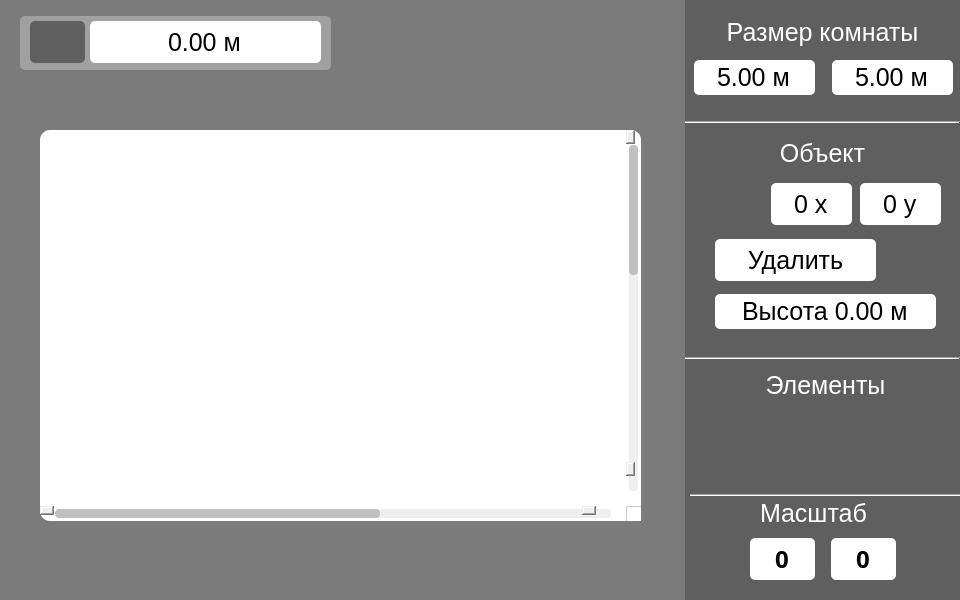
<?xml version="1.0" encoding="UTF-8"?>
<ui version="4.0">
 <class>MainWindow</class>
 <widget class="QMainWindow" name="MainWindow">
  <property name="geometry">
   <rect>
    <x>0</x>
    <y>0</y>
    <width>960</width>
    <height>600</height>
   </rect>
  </property>
  <property name="sizePolicy">
   <sizepolicy hsizetype="Fixed" vsizetype="Fixed">
    <horstretch>0</horstretch>
    <verstretch>0</verstretch>
   </sizepolicy>
  </property>
  <property name="windowTitle">
   <string>MainWindow</string>
  </property>
  <property name="windowIcon">
   <iconset>
    <normaloff>../icons/wind_icon.svg</normaloff>../icons/wind_icon.svg</iconset>
  </property>
  <property name="styleSheet">
   <string notr="true">QScrollBar:horizontal  {
        height: 15px;
        margin: 3px 15px 3px 15px;
        border: 1px transparent   #c5c5c5;
        border-radius: 4px;
        background-color: none;    /*  #c5c5c5; */
    }

    QScrollBar::handle:horizontal
    {
        background-color: silver;      /* #9d9d9d; */
        min-width: 5px;
        border-radius: 4px;
    }

    QScrollBar::add-line:horizontal
    {
        margin: 0px 3px 0px 3px;
        border-image: url(:/qss_icons/rc/right_arrow_disabled.png);
        width: 10px;
        height: 10px;
        subcontrol-position: right;
        subcontrol-origin: margin;
    }

    QScrollBar::sub-line:horizontal
    {
        margin: 0px 3px 0px 3px;
        border-image: url(:/qss_icons/rc/left_arrow_disabled.png);
        height: 10px;
        width: 10px;
        subcontrol-position: left;
        subcontrol-origin: margin;
    }

    QScrollBar::add-line:horizontal:hover,QScrollBar::add-line:horizontal:on
    {
        border-image: url(:/qss_icons/rc/right_arrow.png);
        height: 10px;
        width: 10px;
        subcontrol-position: right;
        subcontrol-origin: margin;
    }


    QScrollBar::sub-line:horizontal:hover, QScrollBar::sub-line:horizontal:on
    {
        border-image: url(:/qss_icons/rc/left_arrow.png);
        height: 10px;
        width: 10px;
        subcontrol-position: left;
        subcontrol-origin: margin;
    }

    QScrollBar::up-arrow:horizontal, QScrollBar::down-arrow:horizontal
    {
        background: none;
    }


    QScrollBar::add-page:horizontal, QScrollBar::sub-page:horizontal
    {
        background: none;
    }

    QScrollBar:vertical
    {
        background-color:none;  /*  #c5c5c5; */
        width: 15px;
        margin: 15px 3px 15px 3px;
        border: 1px transparent #adadad;
        border-radius: 4px;
    }

    QScrollBar::handle:vertical
    {
        background-color:silver;         /*  #c5c5c5; */
        min-height: 5px;
        border-radius: 4px;
    }

    QScrollBar::sub-line:vertical
    {
        margin: 3px 0px 3px 0px;
        border-image: url(:/qss_icons/rc/up_arrow_disabled.png);
        height: 10px;
        width: 10px;
        subcontrol-position: top;
        subcontrol-origin: margin;
    }

    QScrollBar::add-line:vertical
    {
        margin: 3px 0px 3px 0px;
        border-image: url(:/qss_icons/rc/down_arrow_disabled.png);
        height: 10px;
        width: 10px;
        subcontrol-position: bottom;
        subcontrol-origin: margin;
    }

    QScrollBar::sub-line:vertical:hover,QScrollBar::sub-line:vertical:on
    {
        border-image: url(:/qss_icons/rc/up_arrow.png);
        height: 10px;
        width: 10px;
        subcontrol-position: top;
        subcontrol-origin: margin;
    }

    QScrollBar::add-line:vertical:hover, QScrollBar::add-line:vertical:on
    {
        border-image: url(:/qss_icons/rc/down_arrow.png);
        height: 10px;
        width: 10px;
        subcontrol-position: bottom;
        subcontrol-origin: margin;
    }

    QScrollBar::up-arrow:vertical, QScrollBar::down-arrow:vertical
    {
        background: none;
    }

    QScrollBar::add-page:vertical, QScrollBar::sub-page:vertical
    {
        background: none;
    }
</string>
  </property>
  <widget class="QWidget" name="centralwidget">
   <widget class="QLabel" name="background_parametrs">
    <property name="geometry">
     <rect>
      <x>685</x>
      <y>0</y>
      <width>275</width>
      <height>600</height>
     </rect>
    </property>
    <property name="styleSheet">
     <string notr="true">QLabel{
background-color: rgb(95, 95, 95);
}

QDoubleSpinBox{}</string>
    </property>
    <property name="text">
     <string/>
    </property>
   </widget>
   <widget class="QLabel" name="size">
    <property name="geometry">
     <rect>
      <x>692</x>
      <y>14</y>
      <width>261</width>
      <height>36</height>
     </rect>
    </property>
    <property name="font">
     <font>
      <pointsize>-1</pointsize>
     </font>
    </property>
    <property name="styleSheet">
     <string notr="true">QLabel{
background-color:  none;
color: white;
font-size: 25px;
}</string>
    </property>
    <property name="text">
     <string>Размер комнаты</string>
    </property>
    <property name="alignment">
     <set>Qt::AlignCenter</set>
    </property>
   </widget>
   <widget class="QDoubleSpinBox" name="field_size_x_m">
    <property name="geometry">
     <rect>
      <x>694</x>
      <y>60</y>
      <width>121</width>
      <height>35</height>
     </rect>
    </property>
    <property name="font">
     <font>
      <pointsize>-1</pointsize>
     </font>
    </property>
    <property name="styleSheet">
     <string notr="true">#field_size_x_m{
border-radius: 5px;
background-color: rgb(255, 255, 255);
font-size: 25px;

}</string>
    </property>
    <property name="alignment">
     <set>Qt::AlignCenter</set>
    </property>
    <property name="buttonSymbols">
     <enum>QAbstractSpinBox::NoButtons</enum>
    </property>
    <property name="suffix">
     <string> м</string>
    </property>
    <property name="minimum">
     <double>1.000000000000000</double>
    </property>
    <property name="value">
     <double>5.000000000000000</double>
    </property>
   </widget>
   <widget class="QDoubleSpinBox" name="field_size_y_m">
    <property name="geometry">
     <rect>
      <x>832</x>
      <y>60</y>
      <width>121</width>
      <height>35</height>
     </rect>
    </property>
    <property name="font">
     <font>
      <pointsize>-1</pointsize>
     </font>
    </property>
    <property name="styleSheet">
     <string notr="true">#field_size_y_m{
border-radius: 5px;
background-color: rgb(255, 255, 255);
font-size: 25px;

}</string>
    </property>
    <property name="alignment">
     <set>Qt::AlignCenter</set>
    </property>
    <property name="buttonSymbols">
     <enum>QAbstractSpinBox::NoButtons</enum>
    </property>
    <property name="suffix">
     <string> м</string>
    </property>
    <property name="minimum">
     <double>1.000000000000000</double>
    </property>
    <property name="value">
     <double>5.000000000000000</double>
    </property>
   </widget>
   <widget class="Line" name="line">
    <property name="geometry">
     <rect>
      <x>685</x>
      <y>121</y>
      <width>275</width>
      <height>2</height>
     </rect>
    </property>
    <property name="styleSheet">
     <string notr="true">#line{
background-color: none;
color: white;
}</string>
    </property>
    <property name="orientation">
     <enum>Qt::Horizontal</enum>
    </property>
   </widget>
   <widget class="QLabel" name="object_name">
    <property name="geometry">
     <rect>
      <x>764</x>
      <y>135</y>
      <width>117</width>
      <height>36</height>
     </rect>
    </property>
    <property name="font">
     <font>
      <pointsize>-1</pointsize>
     </font>
    </property>
    <property name="styleSheet">
     <string notr="true">#object_name{
background-color:  none;
color: white;
font-size: 25px;

}</string>
    </property>
    <property name="text">
     <string>Объект</string>
    </property>
    <property name="alignment">
     <set>Qt::AlignCenter</set>
    </property>
   </widget>
   <widget class="QLabel" name="item_img">
    <property name="geometry">
     <rect>
      <x>715</x>
      <y>183</y>
      <width>42</width>
      <height>42</height>
     </rect>
    </property>
    <property name="autoFillBackground">
     <bool>false</bool>
    </property>
    <property name="styleSheet">
     <string notr="true">background-color:none;</string>
    </property>
    <property name="text">
     <string/>
    </property>
    <property name="scaledContents">
     <bool>true</bool>
    </property>
   </widget>
   <widget class="QSpinBox" name="obj_x">
    <property name="geometry">
     <rect>
      <x>771</x>
      <y>183</y>
      <width>81</width>
      <height>42</height>
     </rect>
    </property>
    <property name="font">
     <font>
      <pointsize>-1</pointsize>
     </font>
    </property>
    <property name="styleSheet">
     <string notr="true">border-radius: 5px;
background-color: rgb(255, 255, 255);
font-size: 25px;
</string>
    </property>
    <property name="alignment">
     <set>Qt::AlignCenter</set>
    </property>
    <property name="buttonSymbols">
     <enum>QAbstractSpinBox::NoButtons</enum>
    </property>
    <property name="suffix">
     <string> x</string>
    </property>
    <property name="maximum">
     <number>1000</number>
    </property>
   </widget>
   <widget class="QSpinBox" name="obj_y">
    <property name="geometry">
     <rect>
      <x>860</x>
      <y>183</y>
      <width>81</width>
      <height>42</height>
     </rect>
    </property>
    <property name="font">
     <font>
      <pointsize>-1</pointsize>
     </font>
    </property>
    <property name="styleSheet">
     <string notr="true">border-radius: 5px;
background-color: rgb(255, 255, 255);
font-size: 25px;
</string>
    </property>
    <property name="alignment">
     <set>Qt::AlignCenter</set>
    </property>
    <property name="buttonSymbols">
     <enum>QAbstractSpinBox::NoButtons</enum>
    </property>
    <property name="suffix">
     <string> y</string>
    </property>
    <property name="maximum">
     <number>1000</number>
    </property>
   </widget>
   <widget class="QPushButton" name="delete_btn">
    <property name="geometry">
     <rect>
      <x>715</x>
      <y>239</y>
      <width>161</width>
      <height>42</height>
     </rect>
    </property>
    <property name="font">
     <font>
      <pointsize>-1</pointsize>
     </font>
    </property>
    <property name="autoFillBackground">
     <bool>false</bool>
    </property>
    <property name="styleSheet">
     <string notr="true">QPushButton{
background-color: rgb(255, 255, 255);
border-radius: 5px;
font-size: 25px;
}

QPushButton:hover{
background-color: rgb(255, 140, 115);
}</string>
    </property>
    <property name="text">
     <string>Удалить</string>
    </property>
    <property name="icon">
     <iconset>
      <normaloff>../icons/delete.svg</normaloff>../icons/delete.svg</iconset>
    </property>
    <property name="iconSize">
     <size>
      <width>25</width>
      <height>25</height>
     </size>
    </property>
   </widget>
   <widget class="Line" name="line_2">
    <property name="geometry">
     <rect>
      <x>685</x>
      <y>357</y>
      <width>275</width>
      <height>2</height>
     </rect>
    </property>
    <property name="styleSheet">
     <string notr="true">#line_2{
background-color: none;
color: white;
}</string>
    </property>
    <property name="orientation">
     <enum>Qt::Horizontal</enum>
    </property>
   </widget>
   <widget class="QLabel" name="elements">
    <property name="geometry">
     <rect>
      <x>750</x>
      <y>367</y>
      <width>151</width>
      <height>36</height>
     </rect>
    </property>
    <property name="font">
     <font>
      <pointsize>-1</pointsize>
     </font>
    </property>
    <property name="styleSheet">
     <string notr="true">QLabel{
background-color:  none;
color: white;
font-size: 25px;

}</string>
    </property>
    <property name="text">
     <string>Элементы</string>
    </property>
    <property name="alignment">
     <set>Qt::AlignCenter</set>
    </property>
   </widget>
   <widget class="QListWidget" name="list">
    <property name="geometry">
     <rect>
      <x>710</x>
      <y>410</y>
      <width>251</width>
      <height>71</height>
     </rect>
    </property>
    <property name="sizePolicy">
     <sizepolicy hsizetype="Expanding" vsizetype="Ignored">
      <horstretch>0</horstretch>
      <verstretch>0</verstretch>
     </sizepolicy>
    </property>
    <property name="minimumSize">
     <size>
      <width>0</width>
      <height>0</height>
     </size>
    </property>
    <property name="mouseTracking">
     <bool>false</bool>
    </property>
    <property name="tabletTracking">
     <bool>false</bool>
    </property>
    <property name="focusPolicy">
     <enum>Qt::NoFocus</enum>
    </property>
    <property name="acceptDrops">
     <bool>false</bool>
    </property>
    <property name="layoutDirection">
     <enum>Qt::LeftToRight</enum>
    </property>
    <property name="autoFillBackground">
     <bool>false</bool>
    </property>
    <property name="styleSheet">
     <string notr="true">QListWidget{
border: 1px solid;
border-color: rgba(255, 255, 255, 0);
border-radius: 100px;
background-color: rgba(255, 255, 255, 0);
}
QListWidget::item{
background-color: rgba(255, 255, 255, 0);
}

QListWidget::item::hover{
background-color: rgba(255, 255, 255, 0);
outline: 0px;


}
QListWidget::item::selected{
outline: 0px;

}
QScrollBar:vertical {
	
	background-color: rgba(255, 255, 255, 0);
	border: none;
    width:8 px;
    margin: 15px 0px 15px 0;
	border-radius: 0px;
 }

/*  HANDLE BAR VERTICAL */
QScrollBar::handle:horizontal {

	background-color: rgb(255, 255, 255);
	min-height: 30px;
	border-radius: 7px;
}
QScrollBar::handle:horizontal:hover{	
	background-color: rgb(198, 198, 198);
}
QScrollBar::handle:horizontal:pressed {	
	background-color: rgb(138, 138, 138);
}

/* BTN TOP - SCROLLBAR */
QScrollBar::sub-line:horizontal {
	background-color: rgb(95, 95, 95);
	height: 15px;
	border-top-left-radius: 5px;
	border-top-right-radius: 5px;
	subcontrol-position: top;
	subcontrol-origin: margin;
}
QScrollBar::sub-line:horizontal:hover {	
	background-color: rgb(198, 198, 198);
}
QScrollBar::sub-line:horizontal:pressed {	
	background-color: rgb(138, 138, 138);
}

/* BTN BOTTOM - SCROLLBAR */
QScrollBar::add-line:horizontal {
	background-color:  rgb(95, 95, 95);
	height: 15px;
	border-typer: solid;
	border-bottom-left-radius: 25px;
	border-bottom-right-radius: 25px;
	subcontrol-position: bottom;
	subcontrol-origin: margin;
}
QScrollBar::add-line:horizontal:hover {	
	background-color: rgb(198, 198, 198);
}
QScrollBar::add-line:horizontal:pressed {	
	background-color: rgb(138, 138, 138);
}

/* RESET ARROW */
QScrollBar::up-arrow:horizontal, QScrollBar::down-arrow:horizontal {
	background: none;
}
QScrollBar::add-page:horizontal, QScrollBar::sub-page:horizontal {
	background: none;
}
</string>
    </property>
    <property name="frameShape">
     <enum>QFrame::StyledPanel</enum>
    </property>
    <property name="frameShadow">
     <enum>QFrame::Sunken</enum>
    </property>
    <property name="lineWidth">
     <number>1</number>
    </property>
    <property name="verticalScrollBarPolicy">
     <enum>Qt::ScrollBarAlwaysOff</enum>
    </property>
    <property name="horizontalScrollBarPolicy">
     <enum>Qt::ScrollBarAsNeeded</enum>
    </property>
    <property name="autoScroll">
     <bool>true</bool>
    </property>
    <property name="autoScrollMargin">
     <number>16</number>
    </property>
    <property name="showDropIndicator" stdset="0">
     <bool>true</bool>
    </property>
    <property name="dragEnabled">
     <bool>false</bool>
    </property>
    <property name="dragDropMode">
     <enum>QAbstractItemView::NoDragDrop</enum>
    </property>
    <property name="defaultDropAction">
     <enum>Qt::CopyAction</enum>
    </property>
    <property name="alternatingRowColors">
     <bool>false</bool>
    </property>
    <property name="selectionMode">
     <enum>QAbstractItemView::NoSelection</enum>
    </property>
    <property name="selectionBehavior">
     <enum>QAbstractItemView::SelectItems</enum>
    </property>
    <property name="iconSize">
     <size>
      <width>56</width>
      <height>56</height>
     </size>
    </property>
    <property name="textElideMode">
     <enum>Qt::ElideLeft</enum>
    </property>
    <property name="verticalScrollMode">
     <enum>QAbstractItemView::ScrollPerItem</enum>
    </property>
    <property name="movement">
     <enum>QListView::Static</enum>
    </property>
    <property name="flow">
     <enum>QListView::LeftToRight</enum>
    </property>
    <property name="isWrapping" stdset="0">
     <bool>false</bool>
    </property>
    <property name="resizeMode">
     <enum>QListView::Fixed</enum>
    </property>
    <property name="layoutMode">
     <enum>QListView::SinglePass</enum>
    </property>
    <property name="spacing">
     <number>0</number>
    </property>
    <property name="gridSize">
     <size>
      <width>80</width>
      <height>0</height>
     </size>
    </property>
    <property name="viewMode">
     <enum>QListView::ListMode</enum>
    </property>
    <property name="modelColumn">
     <number>0</number>
    </property>
    <property name="uniformItemSizes">
     <bool>true</bool>
    </property>
    <property name="batchSize">
     <number>100</number>
    </property>
    <property name="wordWrap">
     <bool>false</bool>
    </property>
    <property name="selectionRectVisible">
     <bool>false</bool>
    </property>
    <property name="sortingEnabled">
     <bool>false</bool>
    </property>
    <item>
     <property name="text">
      <string/>
     </property>
     <property name="icon">
      <iconset>
       <normaloff>../icons/on_list/power socket.svg</normaloff>../icons/on_list/power socket.svg</iconset>
     </property>
    </item>
    <item>
     <property name="text">
      <string/>
     </property>
     <property name="icon">
      <iconset>
       <normaloff>../icons/on_list/electric panel.svg</normaloff>../icons/on_list/electric panel.svg</iconset>
     </property>
    </item>
    <item>
     <property name="text">
      <string/>
     </property>
     <property name="icon">
      <iconset>
       <normaloff>../icons/on_list/wire.svg</normaloff>../icons/on_list/wire.svg</iconset>
     </property>
    </item>
   </widget>
   <widget class="QDoubleSpinBox" name="obj_height">
    <property name="geometry">
     <rect>
      <x>715</x>
      <y>294</y>
      <width>221</width>
      <height>35</height>
     </rect>
    </property>
    <property name="font">
     <font>
      <pointsize>-1</pointsize>
     </font>
    </property>
    <property name="styleSheet">
     <string notr="true">#obj_height{
border-radius: 5px;
background-color: rgb(255, 255, 255);
font-size: 25px;

}</string>
    </property>
    <property name="alignment">
     <set>Qt::AlignCenter</set>
    </property>
    <property name="buttonSymbols">
     <enum>QAbstractSpinBox::NoButtons</enum>
    </property>
    <property name="prefix">
     <string>Высота </string>
    </property>
    <property name="suffix">
     <string> м</string>
    </property>
    <property name="minimum">
     <double>0.000000000000000</double>
    </property>
    <property name="maximum">
     <double>10.000000000000000</double>
    </property>
   </widget>
   <widget class="Line" name="line_3">
    <property name="geometry">
     <rect>
      <x>690</x>
      <y>494</y>
      <width>275</width>
      <height>2</height>
     </rect>
    </property>
    <property name="styleSheet">
     <string notr="true">#line_3{
background-color: none;
color: white;
}</string>
    </property>
    <property name="orientation">
     <enum>Qt::Horizontal</enum>
    </property>
   </widget>
   <widget class="QLabel" name="scale">
    <property name="geometry">
     <rect>
      <x>760</x>
      <y>495</y>
      <width>131</width>
      <height>36</height>
     </rect>
    </property>
    <property name="font">
     <font>
      <pointsize>-1</pointsize>
     </font>
    </property>
    <property name="styleSheet">
     <string notr="true">QLabel{
background-color:  none;
color: white;
font-size: 25px;

}</string>
    </property>
    <property name="text">
     <string>Масштаб</string>
    </property>
   </widget>
   <widget class="QSpinBox" name="scale_first">
    <property name="enabled">
     <bool>true</bool>
    </property>
    <property name="geometry">
     <rect>
      <x>750</x>
      <y>538</y>
      <width>65</width>
      <height>42</height>
     </rect>
    </property>
    <property name="font">
     <font>
      <family>Arial Black</family>
      <pointsize>18</pointsize>
      <weight>75</weight>
      <bold>true</bold>
     </font>
    </property>
    <property name="styleSheet">
     <string notr="true">border-radius: 5px;
background-color: rgb(255, 255, 255);</string>
    </property>
    <property name="alignment">
     <set>Qt::AlignCenter</set>
    </property>
    <property name="readOnly">
     <bool>true</bool>
    </property>
    <property name="buttonSymbols">
     <enum>QAbstractSpinBox::NoButtons</enum>
    </property>
   </widget>
   <widget class="QSpinBox" name="scale_first_2">
    <property name="geometry">
     <rect>
      <x>831</x>
      <y>538</y>
      <width>65</width>
      <height>42</height>
     </rect>
    </property>
    <property name="font">
     <font>
      <family>Arial Black</family>
      <pointsize>18</pointsize>
      <weight>75</weight>
      <bold>true</bold>
     </font>
    </property>
    <property name="styleSheet">
     <string notr="true">border-radius: 5px;
background-color: rgb(255, 255, 255);</string>
    </property>
    <property name="alignment">
     <set>Qt::AlignCenter</set>
    </property>
    <property name="readOnly">
     <bool>true</bool>
    </property>
    <property name="buttonSymbols">
     <enum>QAbstractSpinBox::NoButtons</enum>
    </property>
   </widget>
   <widget class="QLabel" name="double_points">
    <property name="geometry">
     <rect>
      <x>820</x>
      <y>549</y>
      <width>16</width>
      <height>31</height>
     </rect>
    </property>
    <property name="font">
     <font>
      <family>Arial Black</family>
      <pointsize>19</pointsize>
      <weight>75</weight>
      <bold>true</bold>
     </font>
    </property>
    <property name="styleSheet">
     <string notr="true">QLabel{
background-color:  none;
color: white;
}</string>
    </property>
    <property name="text">
     <string/>
    </property>
    <property name="pixmap">
     <pixmap>../icons/two_dots.png</pixmap>
    </property>
   </widget>
   <widget class="QDoubleSpinBox" name="lenght">
    <property name="geometry">
     <rect>
      <x>90</x>
      <y>21</y>
      <width>231</width>
      <height>42</height>
     </rect>
    </property>
    <property name="font">
     <font>
      <pointsize>-1</pointsize>
     </font>
    </property>
    <property name="styleSheet">
     <string notr="true">#lenght{
border-radius: 5px;
background-color: rgb(255, 255, 255);
font-size: 25px;
}</string>
    </property>
    <property name="alignment">
     <set>Qt::AlignCenter</set>
    </property>
    <property name="buttonSymbols">
     <enum>QAbstractSpinBox::NoButtons</enum>
    </property>
    <property name="prefix">
     <string/>
    </property>
    <property name="suffix">
     <string> м</string>
    </property>
    <property name="minimum">
     <double>0.000000000000000</double>
    </property>
    <property name="maximum">
     <double>10000.000000000000000</double>
    </property>
   </widget>
   <widget class="QGraphicsView" name="view">
    <property name="geometry">
     <rect>
      <x>40</x>
      <y>130</y>
      <width>601</width>
      <height>391</height>
     </rect>
    </property>
    <property name="mouseTracking">
     <bool>true</bool>
    </property>
    <property name="styleSheet">
     <string notr="true">QGraphicsView{
  background-color: rgb(255,255,255);
        border-radius: 10px;
}

</string>
    </property>
    <property name="verticalScrollBarPolicy">
     <enum>Qt::ScrollBarAlwaysOn</enum>
    </property>
    <property name="horizontalScrollBarPolicy">
     <enum>Qt::ScrollBarAlwaysOn</enum>
    </property>
    <property name="sceneRect">
     <rectf>
      <x>0.000000000000000</x>
      <y>0.000000000000000</y>
      <width>1000.000000000000000</width>
      <height>1000.000000000000000</height>
     </rectf>
    </property>
   </widget>
   <widget class="QLabel" name="background">
    <property name="geometry">
     <rect>
      <x>0</x>
      <y>0</y>
      <width>960</width>
      <height>600</height>
     </rect>
    </property>
    <property name="styleSheet">
     <string notr="true">background-color: rgb(123, 123, 123);</string>
    </property>
    <property name="text">
     <string/>
    </property>
   </widget>
   <widget class="QLabel" name="len_exp_back">
    <property name="geometry">
     <rect>
      <x>20</x>
      <y>16</y>
      <width>311</width>
      <height>54</height>
     </rect>
    </property>
    <property name="styleSheet">
     <string notr="true">#len_exp_back{
background-color: rgb(160, 160, 160);
border-radius: 5px;
}</string>
    </property>
    <property name="text">
     <string/>
    </property>
   </widget>
   <widget class="QPushButton" name="export_btn">
    <property name="geometry">
     <rect>
      <x>30</x>
      <y>21</y>
      <width>55</width>
      <height>42</height>
     </rect>
    </property>
    <property name="font">
     <font>
      <family>Arial Black</family>
      <pointsize>18</pointsize>
      <weight>75</weight>
      <bold>true</bold>
     </font>
    </property>
    <property name="autoFillBackground">
     <bool>false</bool>
    </property>
    <property name="styleSheet">
     <string notr="true">QPushButton{
background-color:rgb(95, 95, 95);
border-radius: 5px;
}
</string>
    </property>
    <property name="text">
     <string/>
    </property>
    <property name="icon">
     <iconset>
      <normaloff>../icons/export.svg</normaloff>../icons/export.svg</iconset>
    </property>
    <property name="iconSize">
     <size>
      <width>50</width>
      <height>50</height>
     </size>
    </property>
   </widget>
   <zorder>background</zorder>
   <zorder>background_parametrs</zorder>
   <zorder>size</zorder>
   <zorder>field_size_x_m</zorder>
   <zorder>field_size_y_m</zorder>
   <zorder>line</zorder>
   <zorder>object_name</zorder>
   <zorder>item_img</zorder>
   <zorder>obj_x</zorder>
   <zorder>obj_y</zorder>
   <zorder>delete_btn</zorder>
   <zorder>line_2</zorder>
   <zorder>elements</zorder>
   <zorder>list</zorder>
   <zorder>obj_height</zorder>
   <zorder>line_3</zorder>
   <zorder>scale</zorder>
   <zorder>scale_first</zorder>
   <zorder>scale_first_2</zorder>
   <zorder>double_points</zorder>
   <zorder>view</zorder>
   <zorder>len_exp_back</zorder>
   <zorder>lenght</zorder>
   <zorder>export_btn</zorder>
  </widget>
 </widget>
 <resources/>
 <connections/>
</ui>
